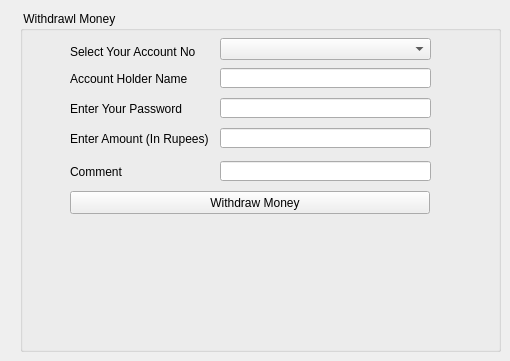
        <widget class="QWidget" name="tab_4">
         <attribute name="title">
          <string> Withdrawl Money </string>
         </attribute>
         <widget class="QGroupBox" name="groupBox_4">
          <property name="geometry">
           <rect>
            <x>20</x>
            <y>11</y>
            <width>481</width>
            <height>341</height>
           </rect>
          </property>
          <property name="title">
           <string> Withdrawl Money </string>
          </property>
          <widget class="QLabel" name="label_19">
           <property name="geometry">
            <rect>
             <x>50</x>
             <y>90</y>
             <width>131</width>
             <height>16</height>
            </rect>
           </property>
           <property name="text">
            <string>Enter Your Password</string>
           </property>
          </widget>
          <widget class="QLineEdit" name="MoneyWithdrawl_AccName">
           <property name="geometry">
            <rect>
             <x>200</x>
             <y>57</y>
             <width>211</width>
             <height>20</height>
            </rect>
           </property>
           <property name="frame">
            <bool>true</bool>
           </property>
           <property name="readOnly">
            <bool>true</bool>
           </property>
          </widget>
          <widget class="QLineEdit" name="MoneyWithdrawl_AccAmount">
           <property name="geometry">
            <rect>
             <x>200</x>
             <y>117</y>
             <width>211</width>
             <height>20</height>
            </rect>
           </property>
           <property name="text">
            <string/>
           </property>
           <property name="frame">
            <bool>true</bool>
           </property>
           <property name="echoMode">
            <enum>QLineEdit::Normal</enum>
           </property>
           <property name="readOnly">
            <bool>false</bool>
           </property>
          </widget>
          <widget class="QLabel" name="label_20">
           <property name="geometry">
            <rect>
             <x>50</x>
             <y>120</y>
             <width>141</width>
             <height>16</height>
            </rect>
           </property>
           <property name="text">
            <string>Enter Amount (In Rupees)</string>
           </property>
          </widget>
          <widget class="QComboBox" name="MoneyWithdrawl_AccNum">
           <property name="geometry">
            <rect>
             <x>200</x>
             <y>27</y>
             <width>211</width>
             <height>22</height>
            </rect>
           </property>
          </widget>
          <widget class="QLabel" name="label_21">
           <property name="geometry">
            <rect>
             <x>50</x>
             <y>33</y>
             <width>131</width>
             <height>16</height>
            </rect>
           </property>
           <property name="text">
            <string>Select Your Account No</string>
           </property>
          </widget>
          <widget class="QLabel" name="label_22">
           <property name="geometry">
            <rect>
             <x>50</x>
             <y>60</y>
             <width>131</width>
             <height>16</height>
            </rect>
           </property>
           <property name="text">
            <string>Account Holder Name</string>
           </property>
          </widget>
          <widget class="QLineEdit" name="MoneyWithdrawl_AccPassword">
           <property name="geometry">
            <rect>
             <x>200</x>
             <y>87</y>
             <width>211</width>
             <height>20</height>
            </rect>
           </property>
           <property name="text">
            <string/>
           </property>
           <property name="frame">
            <bool>true</bool>
           </property>
           <property name="echoMode">
            <enum>QLineEdit::Password</enum>
           </property>
           <property name="readOnly">
            <bool>false</bool>
           </property>
          </widget>
          <widget class="QPushButton" name="MoneyWithdrawl_WithdrawButton">
           <property name="geometry">
            <rect>
             <x>50</x>
             <y>180</y>
             <width>360</width>
             <height>23</height>
            </rect>
           </property>
           <property name="text">
            <string>   Withdraw Money</string>
           </property>
           <property name="icon">
            <iconset>
             <normaloff>T:/Icon/photoshop.ico</normaloff>T:/Icon/photoshop.ico</iconset>
           </property>
          </widget>
          <widget class="QLabel" name="MoneyWithdrawl_ErrorLabel">
           <property name="enabled">
            <bool>false</bool>
           </property>
           <property name="geometry">
            <rect>
             <x>40</x>
             <y>210</y>
             <width>401</width>
             <height>41</height>
            </rect>
           </property>
           <property name="font">
            <font>
             <family>Courier New</family>
             <pointsize>8</pointsize>
            </font>
           </property>
           <property name="styleSheet">
            <string notr="true">color: rgb(255, 85, 0);</string>
           </property>
           <property name="text">
            <string/>
           </property>
           <property name="alignment">
            <set>Qt::AlignCenter</set>
           </property>
          </widget>
          <widget class="QLabel" name="MoneyWithdrawl_CongoLabel">
           <property name="geometry">
            <rect>
             <x>40</x>
             <y>250</y>
             <width>411</width>
             <height>51</height>
            </rect>
           </property>
           <property name="text">
            <string/>
           </property>
          </widget>
          <widget class="QLabel" name="label_34">
           <property name="geometry">
            <rect>
             <x>50</x>
             <y>153</y>
             <width>131</width>
             <height>16</height>
            </rect>
           </property>
           <property name="text">
            <string>Comment</string>
           </property>
          </widget>
          <widget class="QLineEdit" name="MoneyWithdrawl_AccComment">
           <property name="geometry">
            <rect>
             <x>200</x>
             <y>150</y>
             <width>211</width>
             <height>20</height>
            </rect>
           </property>
           <property name="text">
            <string/>
           </property>
           <property name="frame">
            <bool>true</bool>
           </property>
           <property name="echoMode">
            <enum>QLineEdit::Normal</enum>
           </property>
           <property name="readOnly">
            <bool>false</bool>
           </property>
          </widget>
         </widget>
        </widget>
